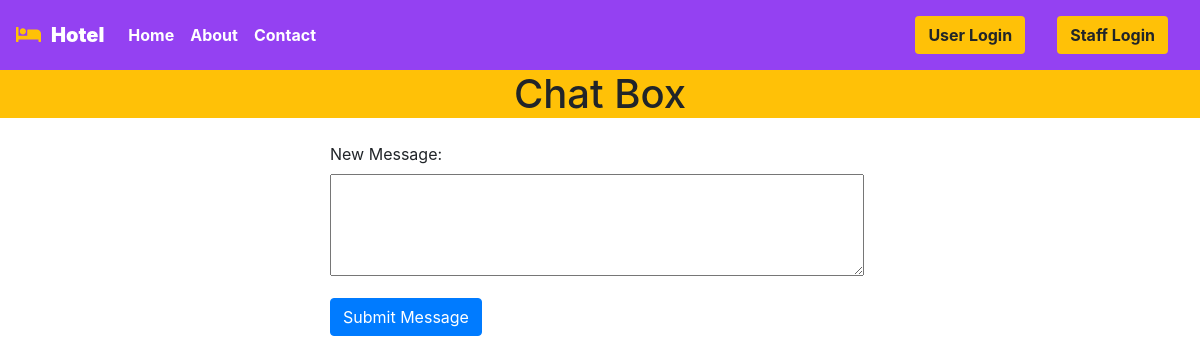
/user/bookings/chat-box/2/, run on an earlier commit of the app's database.
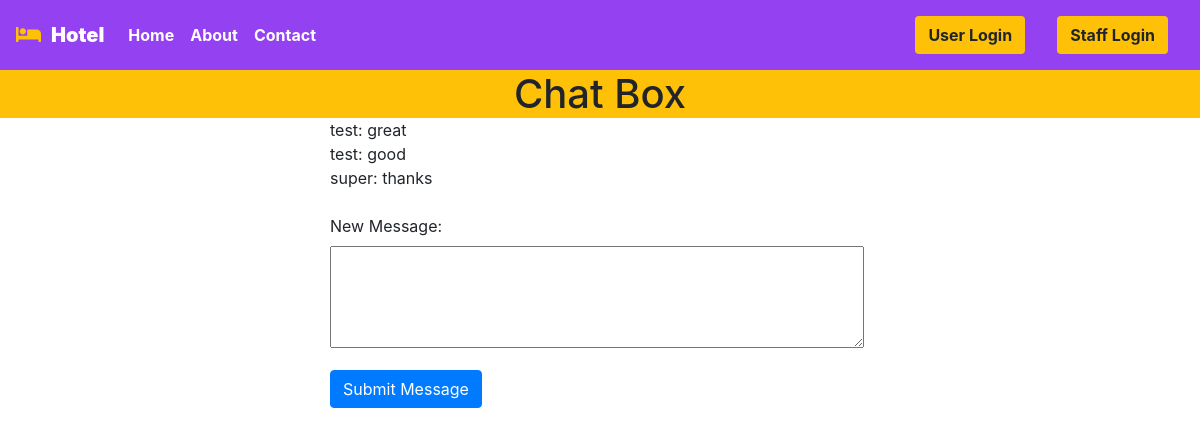
And on a later commit of the database.
### management/models.py (models this page shows, shortened)
class Chats(models.Model):
    sender = models.ForeignKey(User, on_delete=models.CASCADE)
    content = models.TextField()
    timestamp = models.DateTimeField(auto_now_add=True)
    reservation = models.ForeignKey(Reservation, on_delete=models.CASCADE, related_name='messages')

### management/views.py (the view, shortened to what this page needs)
# urls.py: path('user/bookings/chat-box/<int:reservation_id>/', views.chat_box, name='chat_box'),
def chat_box(request, reservation_id):
    reservation = get_object_or_404(Reservation, id=reservation_id)
    chats_list = reservation.messages.all()
    return render(request, 'user/chat.html', {'reservation': reservation, 'chats': chats_list})

### templates/user/chat.html (shortened to what this page needs)
{% extends 'basic.html' %}
{% block body %}
<h1 class="text-center bg-warning my-0">Chat Box</h1>
<div class="container">
    <div class="row">
        <div class="col-md-6 col-lg-6 col-xlg-6 col-sm-12 mx-auto">
            <div id="message-container" class="mb-4">
                {% for chat in chats %}
                    <div>{{ chat.sender.username }}: {{ chat.content }}</div>
                {% endfor %}
            </div>
            <form method="POST" action="{% url 'chat_box' reservation.id %}">
                <div class="form-group">
                    <label for="msg_content">New Message:</label>
                    <textarea id="msg_content" name="msg_content" rows="4" cols="50"></textarea>
                </div>
                <button type="submit" class="btn btn-primary">Submit Message</button>
            </form>
        </div>
    </div>
</div>
{% endblock body %}

What changed in the data, as far as the page shows it:
added Chats: sender.username "test", content "great"
added Chats: sender.username "test", content "good"
added Chats: sender.username "super", content "thanks"
